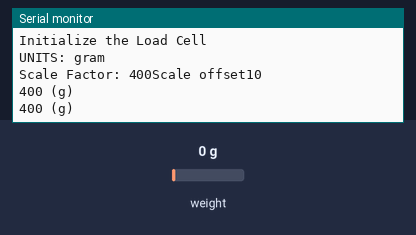
This sketch was run on a simulated Arduino Uno, built with avr-gcc and run on an emulated ATmega328P. On the bench: the last lines printed to the serial monitor. The inputs (shaded band) are chosen by the test bench; at power-on: weight on the scale 0 g.

Above: at 3.0 s.
3.1 s: weight on the scale set to 100 g
At 3.9 s:
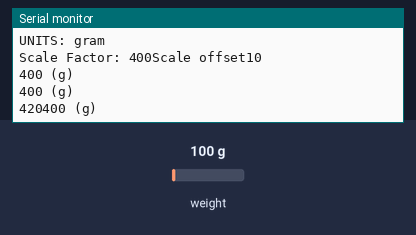
4.9 s: weight on the scale set to 1250 g
At 4.9 s:
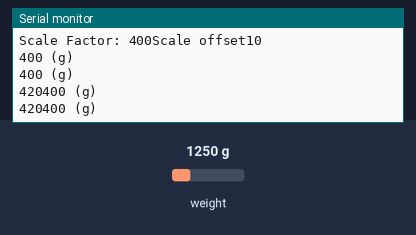
Timing chart, 0 to 7.9 s (numbered marks = the images above; inputs shaded):
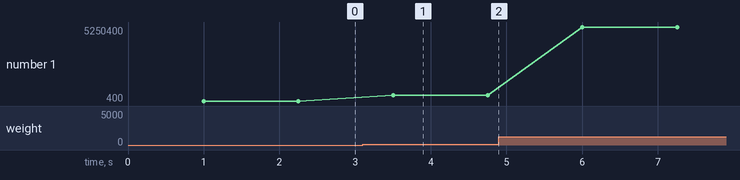

Measured:
- after the input at 3.1 s, the serial monitor: prints a new line after 0.40 s (image 1)
- plotted number 1: 400 → 420400 after the input at 3.1 s, 420400 → 5250400 after the input at 4.9 s

The sketch:

HX711-Operation.ino
```cpp
// (licence header left out)
//Fine tune is needed for correct unit calculation


#define VERSION "V1.0"
//https://docs.espressif.com/projects/esp-idf/en/latest/esp32/
//https://github.com/RobTillaart/HX711
#include "HX711.h"


// initialize HX711 library
HX711 myScale;


uint8_t dataPin = 18;
uint8_t clockPin = 5;
uint32_t offset = 10;
uint32_t factor = 400;


void setup()
{
  Serial.begin(115200);
  if (myScale.is_ready())
  {
    Serial.println();
    Serial.println("Initialize the Load Cell");
    myScale.begin(dataPin, clockPin);
    Serial.println("UNITS: gram");
    Serial.print("Scale Factor: ");
    Serial.print(factor);
    Serial.print("Scale offset");
    Serial.println(offset);
  }
  else{
    Serial.println("Load Cell Disconnected");
  }
}


void loop()
{
  uint32_t Readings = myScale.read_average(10) *offset + factor;
  Serial.print(Readings);
  Serial.println(" (g) ");
  delay(250);                       //Change for the scale refresh time
}
```
